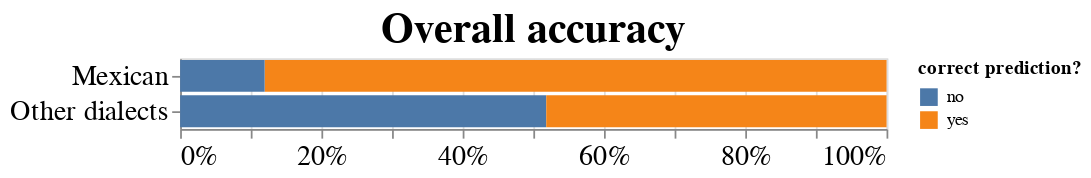

Here is the notebook cell this chart was saved with:
### Code cell
performancechart

### Figure 1 — Vega-Lite specification as saved in the notebook (floating-point values rounded to 4 significant figures)
{"config": {"view": {"continuousWidth": 400, "continuousHeight": 300}, "axis": {"labelFontSize": 16, "titleFontSize": 12}, "title": {"fontSize": 24}}, "data": {"name": "data-8af04c4e9514ca58ee13499cb9c7cc6a"}, "mark": "bar", "encoding": {"color": {"type": "nominal", "field": "correct prediction?"}, "x": {"type": "quantitative", "field": "count", "stack": "normalize", "title": null}, "y": {"type": "nominal", "field": "dialect", "title": null}}, "title": "Overall accuracy", "$schema": "https://vega.github.io/schema/vega-lite/v4.8.1.json", "datasets": {"data-8af04c4e9514ca58ee13499cb9c7cc6a": [{"count": 33593, "correct prediction?": "yes", "correctness": "correct", "dialect": "Mexican"}, {"count": 20181, "correct prediction?": "no", "correctness": "incorrect", "dialect": "Other dialects"}, {"count": 18756, "correct prediction?": "yes", "correctness": "correct", "dialect": "Other dialects"}, {"count": 4565, "correct prediction?": "no", "correctness": "incorrect", "dialect": "Mexican"}]}}
